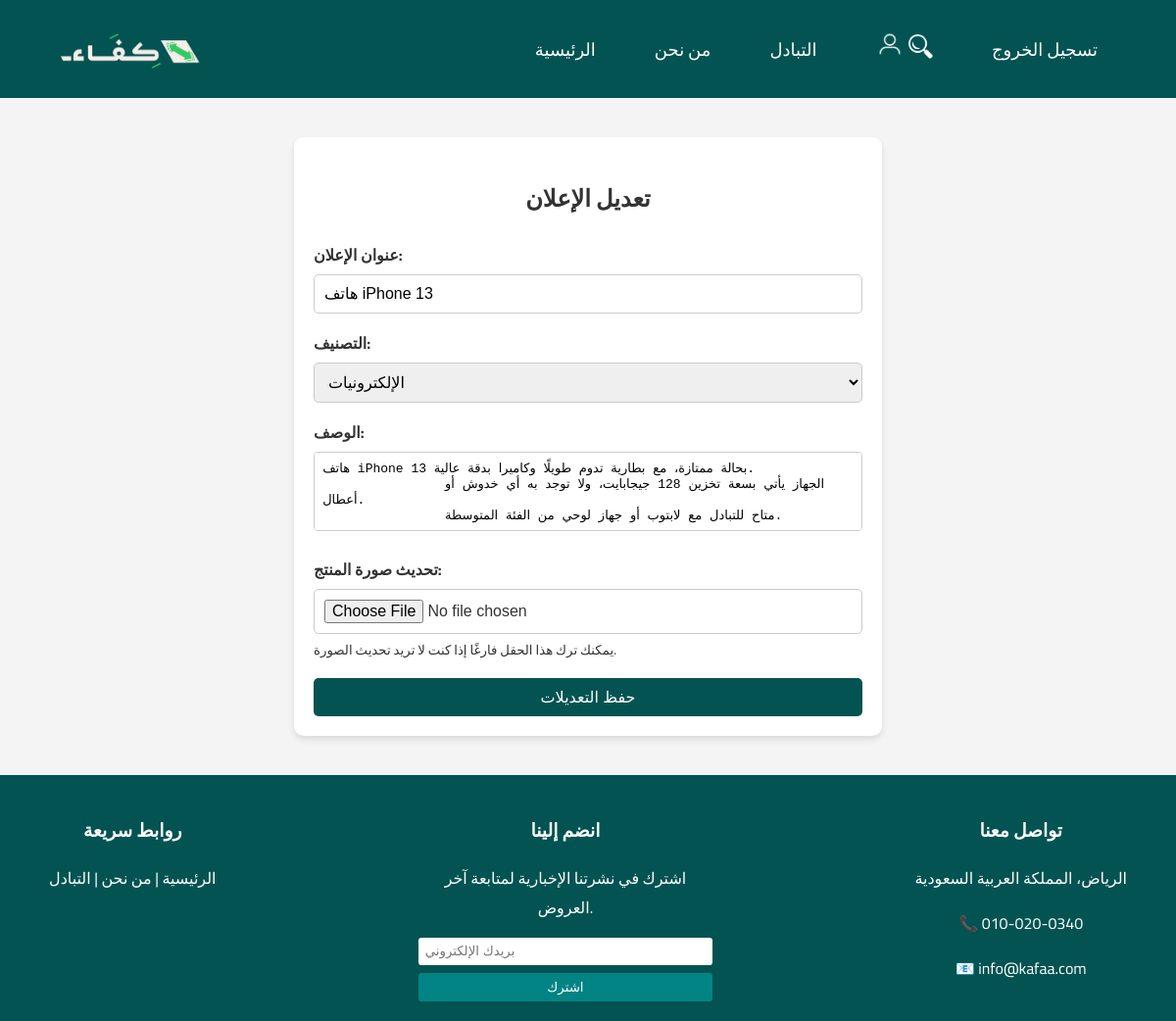
The page /it320/edit-post.php?postId=1 (signed in) on the database its author committed.
### tables this page shows
CREATE TABLE `posts` (
  `PostID` int(11) NOT NULL,
  `UserID` int(11) NOT NULL,
  `PostTitle` varchar(255) NOT NULL,
  `Description` text,
  `Category` varchar(100) DEFAULT NULL,
  `ImageURL` varchar(255) DEFAULT NULL
);

### it320/edit-post.php (the view, shortened to what this page needs)
<?php
$servername = "localhost";
$username = "root";
$db_password = "root";
$dbname = "it320";
$conn = new mysqli($servername, $username, $db_password, $dbname);
$user_id = $_SESSION['user_id'];
$postId = intval($_GET['postId']);
$stmt = $conn->prepare("SELECT * FROM posts WHERE PostID = ? AND UserID = ?");
$stmt->bind_param("ii", $postId, $user_id);
$stmt->execute();
$result = $stmt->get_result();
$post = $result->fetch_assoc();
?>
<!DOCTYPE html>
<html lang="ar">
<head>
</head>
<body>
    <header>
        <img src="logo.png" alt="كِفَاء">
        <nav>
            <ul>
                <li><a href="index.html">الرئيسية</a></li>
                <li><a href="about.html">من نحن</a></li>
                <li><a href="trading.php">التبادل</a></li>
				<li class="icon-group">
                    <a href="profile.php"><img src="user-icon.png" style="width: 30px; height: 30px;" alt="الملف الشخصي"></a>
                    <img src="search-icon.png" id="searchIcon" style="width: 25px; height: 25px;" alt="بحث">
                </li>
        <li><a href="profile.php?action=logout" class="login-btn">تسجيل الخروج</a></li>
            </ul>
        </nav>
    </header>
    <div class="edit-post-container">
        <h2>تعديل الإعلان</h2>
        <form id="editPostForm" method="POST" enctype="multipart/form-data">
            <div class="form-group">
                <label for="title">عنوان الإعلان:</label>
                <input type="text" id="title" name="title" value="<?php echo htmlspecialchars($post['PostTitle']); ?>" required>
            </div>
            <div class="form-group">
                <label for="category">التصنيف:</label>
                <select id="category" name="category" required>
                    <option value="electronics" <?php if($post['Category'] == "electronics") echo "selected"; ?>>الإلكترونيات</option>
                </select>
            </div>
            <div class="form-group">
                <label for="description">الوصف:</label>
                <textarea id="description" name="description" required><?php echo trim($post['Description']); ?></textarea>
            </div>
            <div class="form-group">
                <label for="image">تحديث صورة المنتج:</label>
                <input type="file" id="image" name="image" accept="image/*">
                <small>يمكنك ترك هذا الحقل فارغًا إذا كنت لا تريد تحديث الصورة.</small>
            </div>
            <button type="submit" class="submit-btn">حفظ التعديلات</button>
        </form>
    </div>
      <footer>
        <div class="footer-sections">
            <div class="footer-section">
                <h3>روابط سريعة</h3>
                <p><a href="index.php">الرئيسية</a> | <a href="about.php">من نحن</a> | <a href="trading.php">التبادل</a></p>
            </div>
            <div class="footer-section">
                <h3>انضم إلينا</h3>
                <p>اشترك في نشرتنا الإخبارية لمتابعة آخر العروض.</p>
                <div class="newsletter">
                    <input type="email" placeholder="بريدك الإلكتروني" id="newsletterEmail">
                    <button onclick="subscribeNews()">اشترك</button>
                </div>
            </div>
            <div class="footer-section">
                <h3>تواصل معنا</h3>
                <p>الرياض، المملكة العربية السعودية</p>
                <p>📞 010-020-0340</p>
                <p>📧 info@kafaa.com</p>
            </div>
        </div>
    </footer>
</body>
</html>

### it320/edit-post.php (style rules this page uses)
html { box-sizing: border-box; }
*, *:before, *:after { box-sizing: inherit; }
body { font-family: 'Cairo', sans-serif; margin: 0; padding: 0; background-color: #f4f4f4; color: #333; font-size: 100%; }
header { background-color: #035352; padding: 0.9375em 3.125em; display: flex; justify-content: space-between; align-items: center; }
header img { height: 4.375em; }
nav ul { list-style: none; padding: 0; margin: 0; display: flex; align-items: center; }
nav ul li { margin: 0 1.875em; }
nav ul li a { color: white; text-decoration: none; font-size: 1.125em; }
a { text-decoration: none !important; color: inherit; }
.edit-post-container { max-width: 37.5em; margin: 2.5em auto; background: white; padding: 1.25em; border-radius: 0.625em; box-shadow: 0 0.25em 0.375em rgba(0, 0, 0, 0.1); }
.edit-post-container h2 { text-align: center; }
.form-group { margin-bottom: 0.9375em; }
.form-group label { display: block; font-weight: bold; margin-bottom: 0.3125em; }
.form-group input, .form-group select, .form-group textarea { width: 100%; padding: 0.625em; border: 0.0625em solid #ccc; border-radius: 0.3125em; font-size: 1em; box-sizing: border-box; }
.form-group textarea { height: 6.25em; resize: none; }
.submit-btn { width: 100%; padding: 0.625em; background-color: #035352; color: white; border: none; border-radius: 0.3125em; font-size: 1em; cursor: pointer; }
footer { background-color: #035352; color: white; text-align: center; padding: 1.25em 3.125em; display: flex; flex-direction: column; align-items: center; }
.footer-sections { display: flex; justify-content: space-between; width: 100%; }
.footer-section { max-width: 18.75em; }
.footer-section h3 { margin-bottom: 0.625em; }
.newsletter { display: flex; flex-direction: column; }
.newsletter input { padding: 0.5em; margin-bottom: 0.625em; border: none; border-radius: 0.25em; }
.newsletter button { padding: 0.5em; background-color: #028484; color: white; border: none; border-radius: 0.25em; cursor: pointer; }

### rows shown on the page
posts: title "هاتف iPhone 13", category "الإلكترونيات", description "هاتف iPhone 13 بحالة ممتازة، مع بطارية تدوم طويلًا وكاميرا بدقة عالية. الجهاز يأتي بسعة تخزين 128 جيجابايت، ولا توجد به أي خدوش أو أعطال. متاح للتبادل مع لابتوب أو جهاز لوحي من الفئة المتوسطة."
